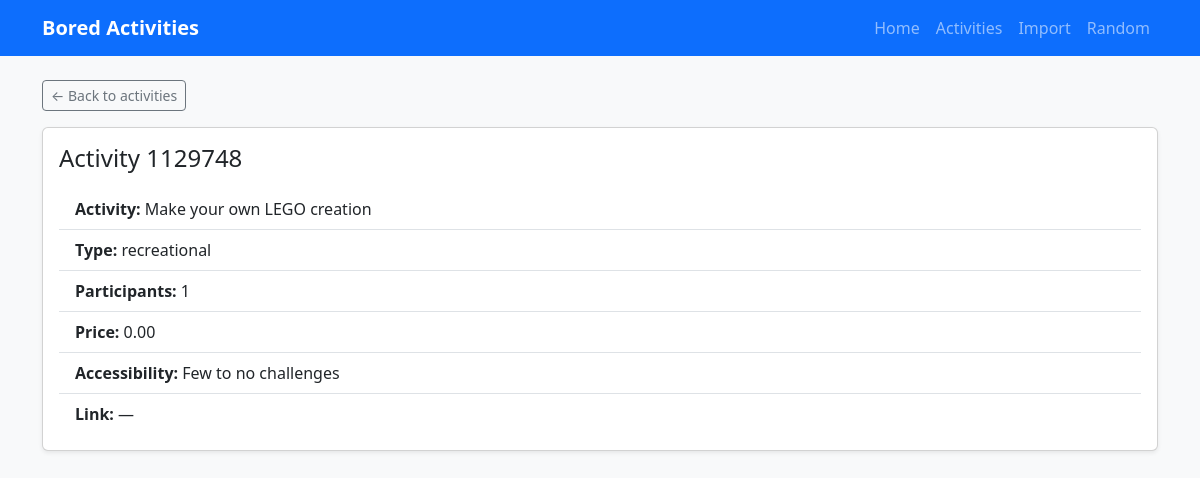
Screenshot of /activities/1129748/ with the database file from the repository.
### activities/models.py (models this page shows, shortened)
class Activity(models.Model):
    id = models.IntegerField(primary_key=True)
    activity = models.CharField(max_length=255)
    type = models.CharField(max_length=64, choices=ActivityType.choices, db_index=True)
    participants = models.PositiveSmallIntegerField(db_index=True)
    price = models.DecimalField(max_digits=5, decimal_places=2, db_index=True)
    accessibility = models.CharField(max_length=64, db_index=True)
    link = models.URLField(blank=True, null=True)
    class Meta:
        ordering = ["id"]

### activities/views/show_detail_view.py (the view)
class ActivityDetailView(DetailView):
    model = Activity
    template_name = "activities/activity_page.html"
    context_object_name = "activity"

### activities/templates/activities/activity_page.html (shortened to what this page needs)
{% extends "activities/base.html" %}
{% block content %}
<p class="mb-3"><a class="btn btn-outline-secondary btn-sm" href="{% url 'activities_list' %}">← Back to activities</a></p>
<div class="card shadow-sm">
  <div class="card-body">
    <h1 class="h4 mb-3">Activity {{ activity.id }}</h1>
    <ul class="list-group list-group-flush">
      <li class="list-group-item"><strong>Activity:</strong> {{ activity.activity }}</li>
      <li class="list-group-item"><strong>Type:</strong> {{ activity.type }}</li>
      <li class="list-group-item"><strong>Participants:</strong> {{ activity.participants }}</li>
      <li class="list-group-item"><strong>Price:</strong> {{ activity.price }}</li>
      <li class="list-group-item"><strong>Accessibility:</strong> {{ activity.accessibility }}</li>
      <li class="list-group-item">
        <strong>Link:</strong>
        {% if activity.link %}
          <a href="{{ activity.link }}" target="_blank" rel="noopener noreferrer">{{ activity.link }}</a>
        {% else %}
          —
        {% endif %}
      </li>
    </ul>
  </div>
</div>
{% endblock %}

### rows the page displays
Activity: id "1129748", activity "Make your own LEGO creation", type "recreational", participants "1", price "0.00", accessibility "Few to no challenges"
